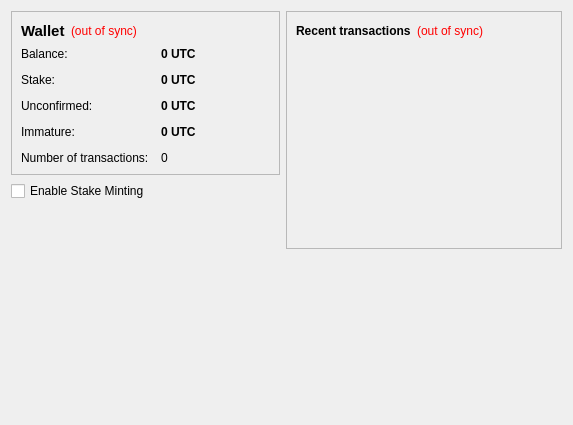
<?xml version="1.0" encoding="UTF-8"?>
<ui version="4.0">
 <class>OverviewPage</class>
 <widget class="QWidget" name="OverviewPage">
  <property name="geometry">
   <rect>
    <x>0</x>
    <y>0</y>
    <width>573</width>
    <height>425</height>
   </rect>
  </property>
  <property name="windowTitle">
   <string>Form</string>
  </property>
  <layout class="QVBoxLayout" name="verticalLayout_5">
   <item>
    <layout class="QHBoxLayout" name="horizontalLayout">
     <item>
      <layout class="QVBoxLayout" name="verticalLayout_2">
       <item>
        <widget class="QFrame" name="frame">
         <property name="frameShape">
          <enum>QFrame::StyledPanel</enum>
         </property>
         <property name="frameShadow">
          <enum>QFrame::Raised</enum>
         </property>
         <layout class="QVBoxLayout" name="verticalLayout_4">
          <item>
           <layout class="QHBoxLayout" name="horizontalLayout_4">
            <item>
             <widget class="QLabel" name="label_5">
              <property name="font">
               <font>
                <pointsize>11</pointsize>
                <weight>75</weight>
                <bold>true</bold>
               </font>
              </property>
              <property name="text">
               <string>Wallet</string>
              </property>
             </widget>
            </item>
            <item>
             <widget class="QLabel" name="labelWalletStatus">
              <property name="toolTip">
               <string>The displayed information may be out of date. Your wallet automatically synchronizes with the UltraCoin network after a connection is established, but this process has not completed yet.</string>
              </property>
              <property name="styleSheet">
               <string notr="true">QLabel { color: red; }</string>
              </property>
              <property name="text">
               <string notr="true">(out of sync)</string>
              </property>
              <property name="alignment">
               <set>Qt::AlignLeading|Qt::AlignLeft|Qt::AlignVCenter</set>
              </property>
             </widget>
            </item>
            <item>
             <spacer name="horizontalSpacer_2">
              <property name="orientation">
               <enum>Qt::Horizontal</enum>
              </property>
              <property name="sizeHint" stdset="0">
               <size>
                <width>40</width>
                <height>20</height>
               </size>
              </property>
             </spacer>
            </item>
           </layout>
          </item>
          <item>
           <layout class="QFormLayout" name="formLayout_2">
            <property name="fieldGrowthPolicy">
             <enum>QFormLayout::AllNonFixedFieldsGrow</enum>
            </property>
            <property name="horizontalSpacing">
             <number>12</number>
            </property>
            <property name="verticalSpacing">
             <number>12</number>
            </property>
            <item row="0" column="0">
             <widget class="QLabel" name="label">
              <property name="text">
               <string>Balance:</string>
              </property>
             </widget>
            </item>
            <item row="0" column="1">
             <widget class="QLabel" name="labelBalance">
              <property name="font">
               <font>
                <weight>75</weight>
                <bold>true</bold>
               </font>
              </property>
              <property name="cursor">
               <cursorShape>IBeamCursor</cursorShape>
              </property>
              <property name="toolTip">
               <string>Your current balance</string>
              </property>
              <property name="text">
               <string notr="true">0 UTC</string>
              </property>
              <property name="textInteractionFlags">
               <set>Qt::LinksAccessibleByMouse|Qt::TextSelectableByKeyboard|Qt::TextSelectableByMouse</set>
              </property>
             </widget>
            </item>
            <item row="1" column="0">
             <widget class="QLabel" name="label_6">
              <property name="text">
               <string>Stake:</string>
              </property>
             </widget>
            </item>
            <item row="1" column="1">
             <widget class="QLabel" name="labelStake">
              <property name="font">
               <font>
                <weight>75</weight>
                <bold>true</bold>
               </font>
              </property>
              <property name="cursor">
               <cursorShape>IBeamCursor</cursorShape>
              </property>
              <property name="toolTip">
               <string>Total of coins that was staked, and do not yet count toward the current balance</string>
              </property>
              <property name="text">
               <string notr="true">0 UTC</string>
              </property>
              <property name="textInteractionFlags">
               <set>Qt::LinksAccessibleByMouse|Qt::TextSelectableByKeyboard|Qt::TextSelectableByMouse</set>
              </property>
             </widget>
            </item>
            <item row="2" column="0">
             <widget class="QLabel" name="label_3">
              <property name="text">
               <string>Unconfirmed:</string>
              </property>
             </widget>
            </item>
            <item row="2" column="1">
             <widget class="QLabel" name="labelUnconfirmed">
              <property name="font">
               <font>
                <weight>75</weight>
                <bold>true</bold>
               </font>
              </property>
              <property name="cursor">
               <cursorShape>IBeamCursor</cursorShape>
              </property>
              <property name="toolTip">
               <string>Total of transactions that have yet to be confirmed, and do not yet count toward the current balance</string>
              </property>
              <property name="text">
               <string notr="true">0 UTC</string>
              </property>
              <property name="textInteractionFlags">
               <set>Qt::LinksAccessibleByMouse|Qt::TextSelectableByKeyboard|Qt::TextSelectableByMouse</set>
              </property>
             </widget>
            </item>
            <item row="3" column="0">
             <widget class="QLabel" name="labelImmatureText">
              <property name="text">
               <string>Immature:</string>
              </property>
             </widget>
            </item>
            <item row="3" column="1">
             <widget class="QLabel" name="labelImmature">
              <property name="font">
               <font>
                <weight>75</weight>
                <bold>true</bold>
               </font>
              </property>
              <property name="toolTip">
               <string>Mined balance that has not yet matured</string>
              </property>
              <property name="text">
               <string notr="true">0 UTC</string>
              </property>
              <property name="textInteractionFlags">
               <set>Qt::LinksAccessibleByMouse|Qt::TextSelectableByKeyboard|Qt::TextSelectableByMouse</set>
              </property>
             </widget>
            </item>
            <item row="4" column="0">
             <widget class="QLabel" name="label_2">
              <property name="text">
               <string>Number of transactions:</string>
              </property>
             </widget>
            </item>
            <item row="4" column="1">
             <widget class="QLabel" name="labelNumTransactions">
              <property name="toolTip">
               <string>Total number of transactions in wallet</string>
              </property>
              <property name="text">
               <string notr="true">0</string>
              </property>
             </widget>
            </item>
           </layout>
          </item>
         </layout>
        </widget>
       </item>
       <item>
       <widget class="QCheckBox" name="checkBox">
        <property name="text">
         <string>Enable Stake Minting</string>
        </property>
       </widget>
      </item>
      <item>
        <spacer name="verticalSpacer">
         <property name="orientation">
          <enum>Qt::Vertical</enum>
         </property>
         <property name="sizeHint" stdset="0">
          <size>
           <width>20</width>
           <height>40</height>
          </size>
         </property>
        </spacer>
       </item>
       <item alignment="Qt::AlignHCenter">
        <widget class="QLabel" name="label_7">
         <property name="text">
          <string/>
         </property>
         <property name="pixmap">
          <pixmap resource="../bitcoin.qrc">:/icons/res/icons/ultracoin-256.png</pixmap>
         </property>
        </widget>
       </item>
      </layout>
     </item>
     <item>
      <layout class="QVBoxLayout" name="verticalLayout_3">
       <item>
        <widget class="QFrame" name="frame_2">
         <property name="frameShape">
          <enum>QFrame::StyledPanel</enum>
         </property>
         <property name="frameShadow">
          <enum>QFrame::Raised</enum>
         </property>
         <layout class="QVBoxLayout" name="verticalLayout">
          <item>
           <layout class="QHBoxLayout" name="horizontalLayout_2">
            <item>
             <widget class="QLabel" name="label_4">
              <property name="text">
               <string>&lt;b&gt;Recent transactions&lt;/b&gt;</string>
              </property>
             </widget>
            </item>
            <item>
             <widget class="QLabel" name="labelTransactionsStatus">
              <property name="toolTip">
               <string>The displayed information may be out of date. Your wallet automatically synchronizes with the UltraCoin network after a connection is established, but this process has not completed yet.</string>
              </property>
              <property name="styleSheet">
               <string notr="true">QLabel { color: red; }</string>
              </property>
              <property name="text">
               <string notr="true">(out of sync)</string>
              </property>
              <property name="alignment">
               <set>Qt::AlignRight|Qt::AlignTrailing|Qt::AlignVCenter</set>
              </property>
             </widget>
            </item>
            <item>
             <spacer name="horizontalSpacer">
              <property name="orientation">
               <enum>Qt::Horizontal</enum>
              </property>
              <property name="sizeHint" stdset="0">
               <size>
                <width>40</width>
                <height>20</height>
               </size>
              </property>
             </spacer>
            </item>
           </layout>
          </item>
          <item>
           <widget class="QListView" name="listTransactions">
            <property name="styleSheet">
             <string notr="true">QListView { background: transparent; }</string>
            </property>
            <property name="frameShape">
             <enum>QFrame::NoFrame</enum>
            </property>
            <property name="verticalScrollBarPolicy">
             <enum>Qt::ScrollBarAlwaysOff</enum>
            </property>
            <property name="horizontalScrollBarPolicy">
             <enum>Qt::ScrollBarAlwaysOff</enum>
            </property>
            <property name="selectionMode">
             <enum>QAbstractItemView::NoSelection</enum>
            </property>
           </widget>
          </item>
         </layout>
        </widget>
       </item>
       <item>
        <spacer name="verticalSpacer_2">
         <property name="orientation">
          <enum>Qt::Vertical</enum>
         </property>
         <property name="sizeHint" stdset="0">
          <size>
           <width>20</width>
           <height>40</height>
          </size>
         </property>
        </spacer>
       </item>
      </layout>
     </item>
    </layout>
   </item>
   <item>
    <layout class="QHBoxLayout" name="horizontalLayout_3">
     <item>
      <widget class="QLabel" name="labelAdv">
       <property name="text">
        <string/>
       </property>
       <property name="textFormat">
        <enum>Qt::RichText</enum>
       </property>
       <property name="openExternalLinks">
        <bool>true</bool>
       </property>
       <property name="textInteractionFlags">
        <set>Qt::TextBrowserInteraction</set>
       </property>
      </widget>
     </item>
     <item alignment="Qt::AlignRight">
      <widget class="QLabel" name="labelMore">
       <property name="text">
        <string/>
       </property>
       <property name="openExternalLinks">
        <bool>true</bool>
       </property>
       <property name="textInteractionFlags">
        <set>Qt::TextBrowserInteraction</set>
       </property>
      </widget>
     </item>
    </layout>
   </item>
  </layout>
  <zorder></zorder>
 </widget>
 <resources>
 <include location="../bitcoin.qrc"/>
 </resources>
 <connections/>
</ui>
